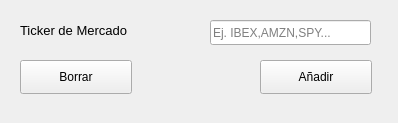
<?xml version="1.0" encoding="UTF-8"?>
<ui version="4.0">
 <class>AddTickersView</class>
 <widget class="QMainWindow" name="AddTickersView">
  <property name="geometry">
   <rect>
    <x>0</x>
    <y>0</y>
    <width>398</width>
    <height>123</height>
   </rect>
  </property>
  <property name="windowTitle">
   <string>Añadir Mercado</string>
  </property>
  <widget class="QWidget" name="centralwidget">
   <widget class="QLabel" name="label">
    <property name="geometry">
     <rect>
      <x>20</x>
      <y>10</y>
      <width>171</width>
      <height>41</height>
     </rect>
    </property>
    <property name="font">
     <font>
      <pointsize>10</pointsize>
     </font>
    </property>
    <property name="text">
     <string>Ticker de Mercado</string>
    </property>
   </widget>
   <widget class="QLineEdit" name="tfTicker">
    <property name="geometry">
     <rect>
      <x>210</x>
      <y>20</y>
      <width>161</width>
      <height>25</height>
     </rect>
    </property>
    <property name="placeholderText">
     <string>Ej. IBEX,AMZN,SPY...</string>
    </property>
   </widget>
   <widget class="QPushButton" name="buttonAnadir">
    <property name="geometry">
     <rect>
      <x>260</x>
      <y>60</y>
      <width>112</width>
      <height>34</height>
     </rect>
    </property>
    <property name="text">
     <string>Añadir</string>
    </property>
   </widget>
   <widget class="QPushButton" name="buttonBorrar">
    <property name="geometry">
     <rect>
      <x>20</x>
      <y>60</y>
      <width>112</width>
      <height>34</height>
     </rect>
    </property>
    <property name="text">
     <string>Borrar</string>
    </property>
   </widget>
  </widget>
 </widget>
 <resources/>
 <connections>
  <connection>
   <sender>buttonBorrar</sender>
   <signal>clicked()</signal>
   <receiver>tfTicker</receiver>
   <slot>clear()</slot>
   <hints>
    <hint type="sourcelabel">
     <x>73</x>
     <y>84</y>
    </hint>
    <hint type="destinationlabel">
     <x>246</x>
     <y>30</y>
    </hint>
   </hints>
  </connection>
 </connections>
</ui>
